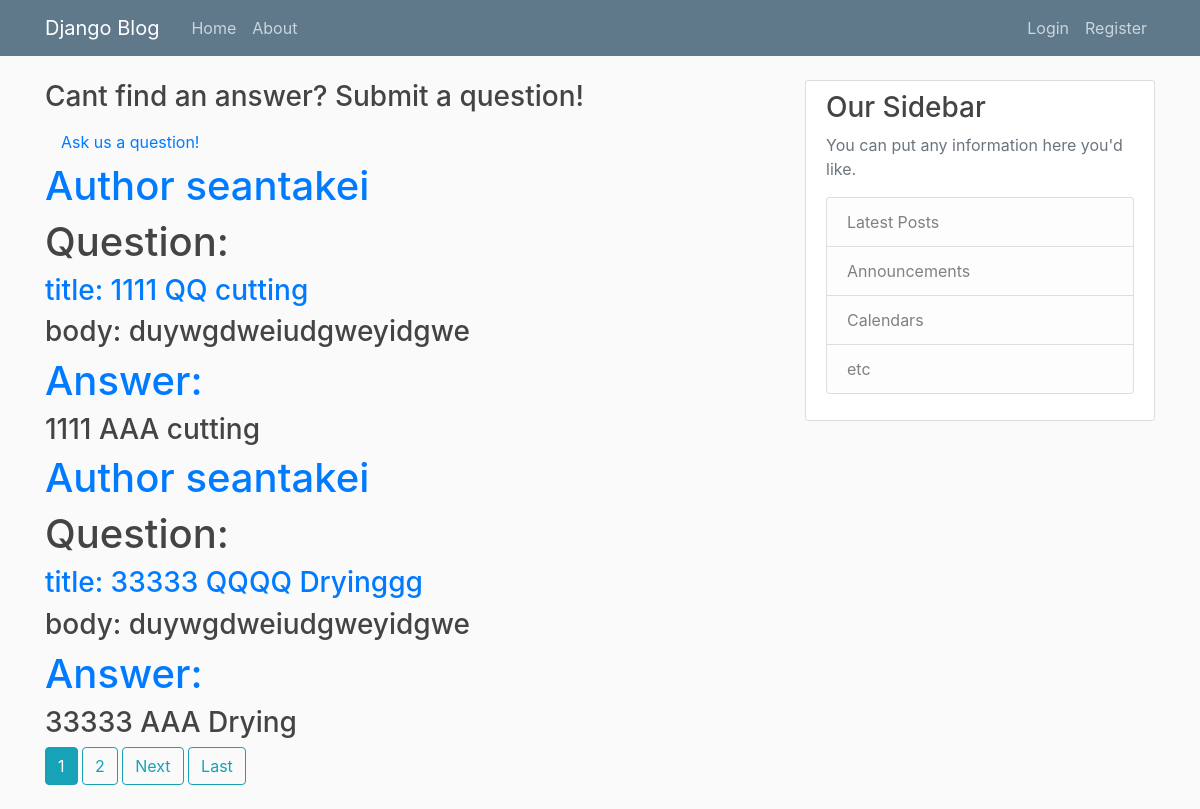
Before: /qnalist/ with the older database file.
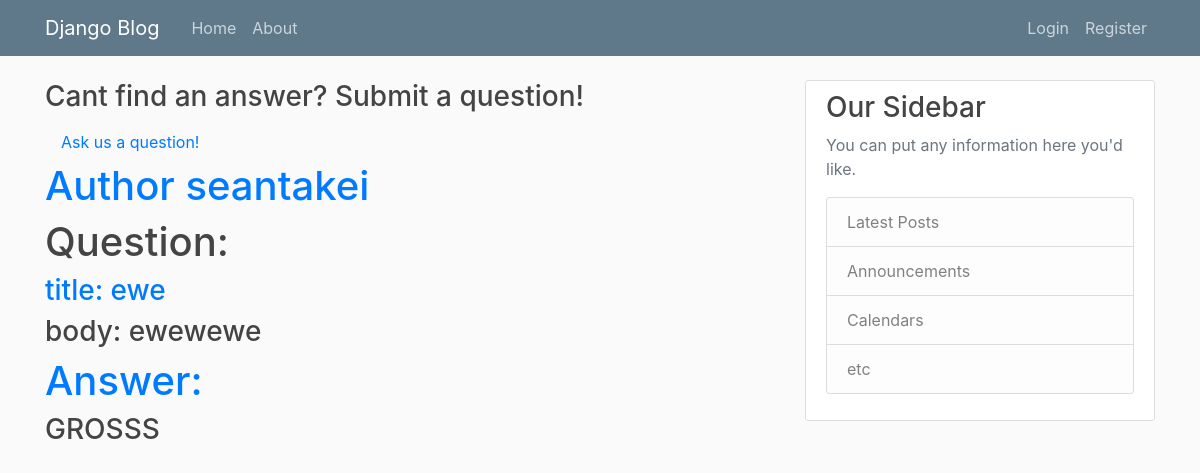
After: the same page with the newer database file.
### qna/models.py (models this page shows, shortened)
class Answer(models.Model):
	body= models.TextField()
	question= models.ForeignKey(Question, on_delete= models.CASCADE)
	date_posted= models.DateTimeField(default=timezone.now)
	author= models.ForeignKey(User, on_delete= models.CASCADE)
	objects= AnswerManager()

class Question(models.Model):
	title= models.CharField(max_length= 100)
	body= models.TextField()
	date_posted= models.DateTimeField(default=timezone.now)
	author= models.ForeignKey(User, on_delete= models.CASCADE)

### qna/views.py (the view)
# urls.py: path('qnalist/', qna_views.QNAListView.as_view(), name='qnalist'),
class QNAListView(ListView):
	model= Answer
	paginate_by= 2

### qna/models.py (called while the page is built)
	def get_queryset(self):
		return AnswerQuerySet(self.model, using=self._db)

### qna/templates/qna/answer_list.html (shortened to what this page needs)
{% extends "info/base.html" %}
{% block content %}
<h3> Cant find an answer? Submit a question!</h3>
<a class="nav-item nav-link" href="{% url 'question' %}">Ask us a question! </a>
{% for answer in object_list %}
		<h1><a href="{% url 'userlist' answer.author.username %}"> Author {{ answer.author }} </h1>
        <h1> Question:</h1>
        <h3><a href=" {% url 'questiondetail' answer.question.id %} "> title:  {{ answer.question.title }}  </a></h3>
        <h3> body: {{ answer.question.body }} </h3>
        <h1> <a href="{% url 'answerdetail' answer.id %}"> Answer: </a></h1><h3> {{ answer.body }} </h3>
{% endfor %}
  {% if is_paginated %}
    {% for num in page_obj.paginator.page_range %}
      {% if page_obj.number == num %}
      <a class="btn btn-info mb-4" href="?page={{ num }}">{{ num }}</a>
      {% elif num > page_obj.number|add:'-2' and num < page_obj.number|add:'2' %}
      <a class="btn btn-outline-info mb-4" href="?page={{ num }}">{{ num }}</a>
      {% endif %}
    {% endfor %}
    {% if page_obj.has_next %}
      <a class="btn btn-outline-info mb-4" href="?page={{ page_obj.next_page_number }}">Next</a>
      <a class="btn btn-outline-info mb-4" href="?page={{ page_obj.paginator.num_pages }}">Last</a>
    {% endif %}
  {% endif %}
{% endblock content %}

Changed rows visible on the page:
removed Answer: author "seantakei", question "1111 QQ cutting", question.body "duywgdweiudgweyidgwe", body "1111 AAA cutting"
removed Answer: author "seantakei", question "33333 QQQQ Dryinggg", question.body "duywgdweiudgweyidgwe", body "33333 AAA Drying"
added Answer: author "seantakei", question "ewe", question.body "ewewewe", body "GROSSS"
Other visible differences:
list line gone: "1"
list line gone: "2"
text no longer shown: "Next Last"
